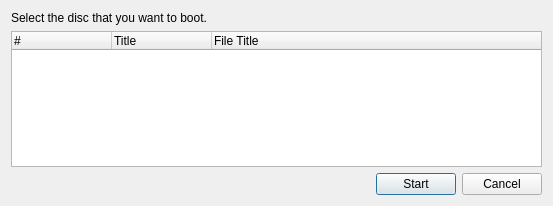
<?xml version="1.0" encoding="UTF-8"?>
<ui version="4.0">
 <class>SelectDiscDialog</class>
 <widget class="QDialog" name="SelectDiscDialog">
  <property name="geometry">
   <rect>
    <x>0</x>
    <y>0</y>
    <width>553</width>
    <height>206</height>
   </rect>
  </property>
  <property name="windowTitle">
   <string>Dialog</string>
  </property>
  <layout class="QVBoxLayout" name="verticalLayout">
   <item>
    <widget class="QLabel" name="label">
     <property name="text">
      <string>Select the disc that you want to boot.</string>
     </property>
    </widget>
   </item>
   <item>
    <widget class="QTreeWidget" name="discList">
     <property name="rootIsDecorated">
      <bool>false</bool>
     </property>
     <column>
      <property name="text">
       <string>#</string>
      </property>
     </column>
     <column>
      <property name="text">
       <string>Title</string>
      </property>
     </column>
     <column>
      <property name="text">
       <string>File Title</string>
      </property>
     </column>
    </widget>
   </item>
   <item>
    <layout class="QHBoxLayout" name="horizontalLayout">
     <item>
      <spacer name="horizontalSpacer">
       <property name="orientation">
        <enum>Qt::Horizontal</enum>
       </property>
       <property name="sizeHint" stdset="0">
        <size>
         <width>40</width>
         <height>20</height>
        </size>
       </property>
      </spacer>
     </item>
     <item>
      <widget class="QPushButton" name="start">
       <property name="text">
        <string>Start</string>
       </property>
       <property name="default">
        <bool>true</bool>
       </property>
      </widget>
     </item>
     <item>
      <widget class="QPushButton" name="cancel">
       <property name="text">
        <string>Cancel</string>
       </property>
      </widget>
     </item>
    </layout>
   </item>
  </layout>
 </widget>
 <resources/>
 <connections/>
</ui>
